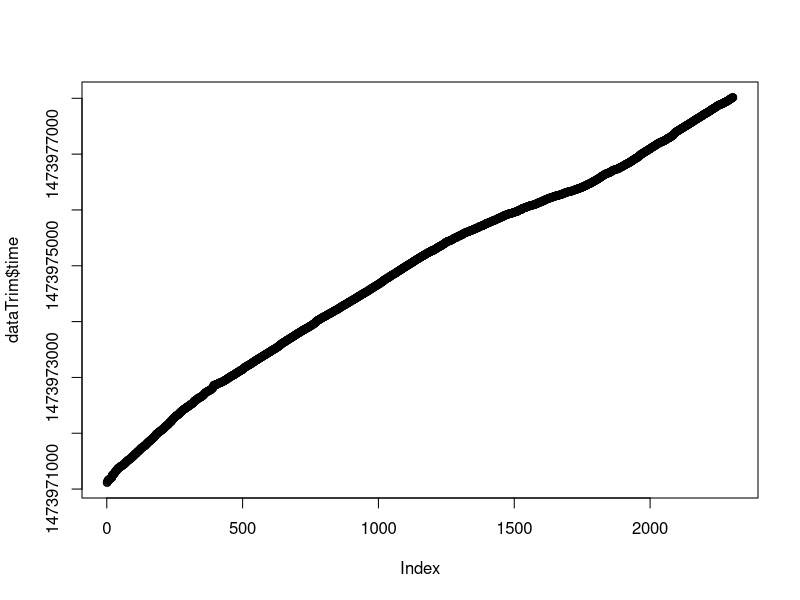
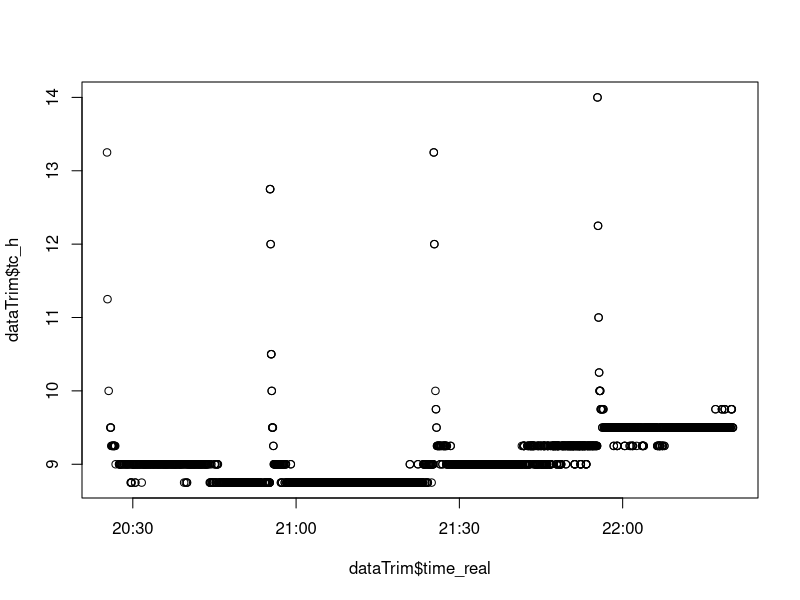
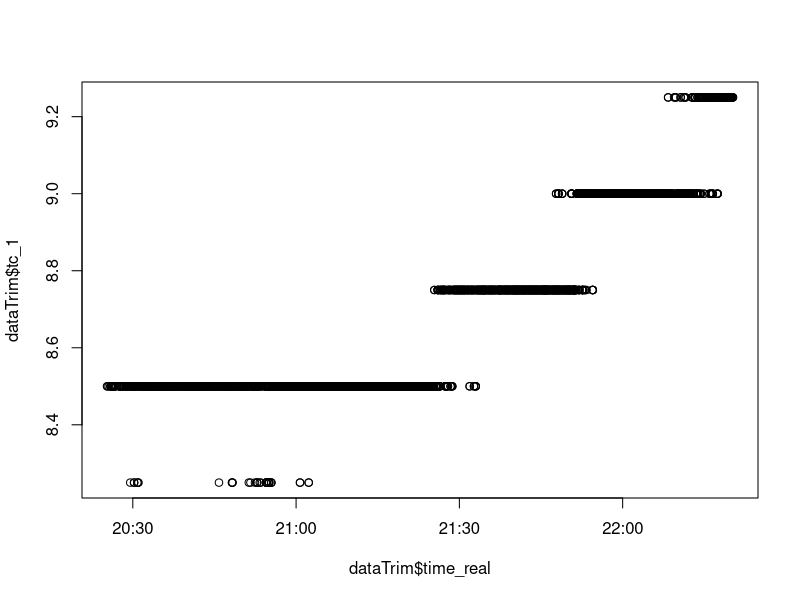
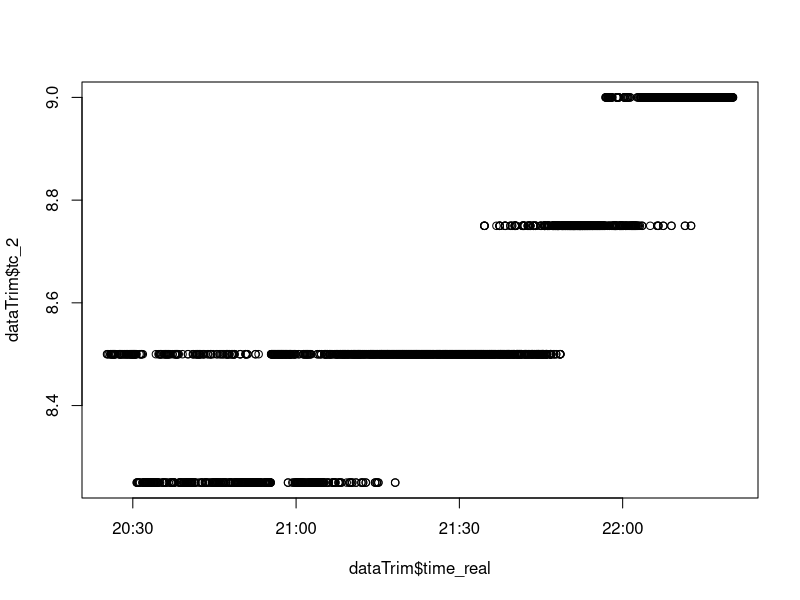
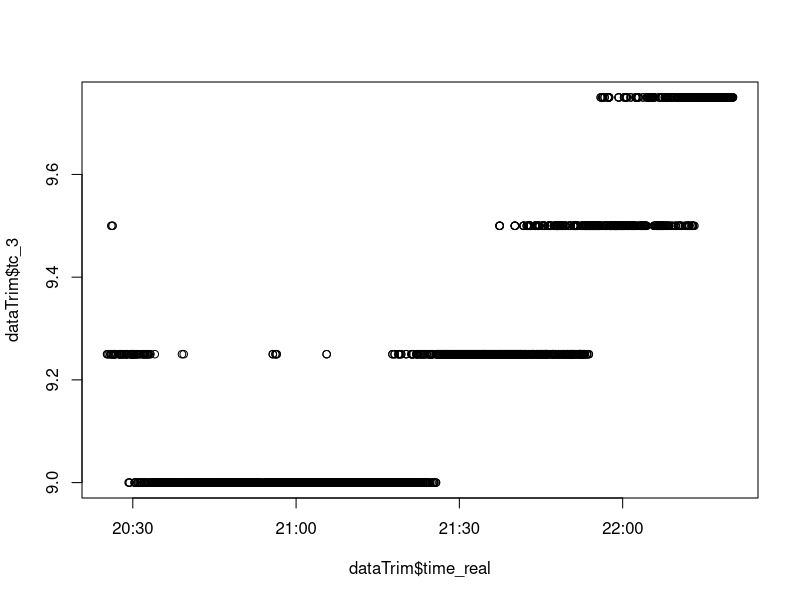

These figures' R source, in order:
setwd("~/Documents/Projects/UAF/sap-flux/data/20160915-4needle/")
##--Load In Data--##
data = data.frame(read.csv("105_2.csv"))
#check to make sure this is correct
names(data) <- c("sensor_num", "time", "tc_1", "tc_2", "tc_3", "tc_h") 
data$time_real = as.POSIXct(data$time, origin="1970-01-01") #Convert time to POSIX
for (i in 1:length(data$time)) {
  data$log_interval[i] = data$time[i+1] - data$time[i]
}
dataTrim = data[5:length(data$time),]
plot(dataTrim$time)
plot(dataTrim$tc_h~dataTrim$time_real)
plot(dataTrim$tc_1~dataTrim$time_real)
plot(dataTrim$tc_2~dataTrim$time_real)
plot(dataTrim$tc_3~dataTrim$time_real)
